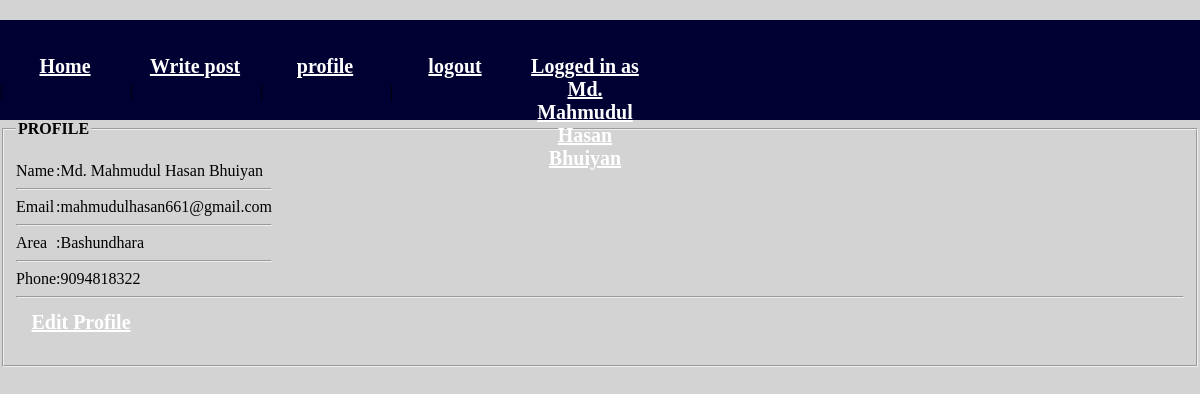
The app's page /owner/ownerprofile.php (signed in) with its own data.
### tables this page shows
CREATE TABLE `userinfo` (
  `id` int(100) NOT NULL,
  `name` varchar(100) NOT NULL,
  `email` varchar(100) NOT NULL,
  `area` varchar(100) NOT NULL,
  `user_type` varchar(100) NOT NULL,
  `phone` varchar(100) NOT NULL,
  `password` varchar(100) NOT NULL,
  `approve` varchar(100) NOT NULL DEFAULT 'false'
);

### owner/ownerprofile.php (the view, shortened to what this page needs)
<DOCTYPE html>
<html>
<body style="background-color:lightgray;">
<head>
<link rel="stylesheet" href="../css/adminProf.css"/>
</head>
    <div class="nav">
   <ul>
      <li> <a href="ownerindex.php"> Home </a>| </li>
     <li>  <a href="ownerpost.php">  Write post </a>|  </li>
     <li>  <a href="ownerprofile.php"> profile</a>|  </li>
	 <li>  <a href="../logout.php"> logout</a>| </li>
     <?php if(isset($_SESSION['un'])){
                $un= $_SESSION['un'];
                echo "<li><a href='#' style='float:right;'>"."<span class='label label-info'>Logged in as ".$un."</span></a></li>";
            }
            ?>
   </ul>
   </div>
   <?php
        require '../config.php';
        $id = $_SESSION['id'];
            $statement="select * from userinfo where id='$id'";
            $result = mysqli_query($conn, $statement);
                while($row = mysqli_fetch_assoc($result))
                {
                     $name=$row['name'];
                     $email=$row['email'];
                     $area=$row['area'];
                     $phone=$row['phone'];
                }
    ?>
     <fieldset>
    <legend><b>PROFILE</b></legend>
	<form>
		<br/>
		<table cellpadding="0" cellspacing="0">
			<tr>
				<td>Name</td>
				<td>:</td>
				<td><?php echo $name; ?></td>
			</tr>
			<tr><td colspan="3"><hr/></td></tr>
			<tr>
				<td>Email</td>
				<td>:</td>
				<td><?php echo $email; ?></td>
			</tr>
			<tr><td colspan="3"><hr/></td></tr>
			<tr>
				<td>Area</td>
				<td>:</td>
				<td><?php echo $area; ?></td>
			</tr>
			<tr><td colspan="3"><hr/></td></tr>
			<tr>
				<td>Phone</td>
				<td>:</td>
				<td><?php echo $phone; ?></td>
			</tr>
		</table>
        <hr/>
        <a href="edit_profileOW.php">Edit Profile</a>
	</form>
</fieldset>
</body>
</html>

### css/adminProf.css (style rules this page uses)
body { margin:0; }
.nav { width:100%; background:#000033; height:100px; margin-top:20px; }
ul { list-style:none; position:absolute; padding:0; margin:0; }
li { float:left; margin-top:30px; }
a { width:120px; color:White; display:block; font-size:20px; text-align:center; padding:05px; font-weight:bold; font-family:Century Gothic; border-radius:10px; }

### records on screen
userinfo: name "Md. Mahmudul Hasan Bhuiyan", email "mahmudulhasan661@gmail.com", area "Bashundhara", phone "9094818322"

### other values on screen
$un "Md. Mahmudul Hasan Bhuiyan"
